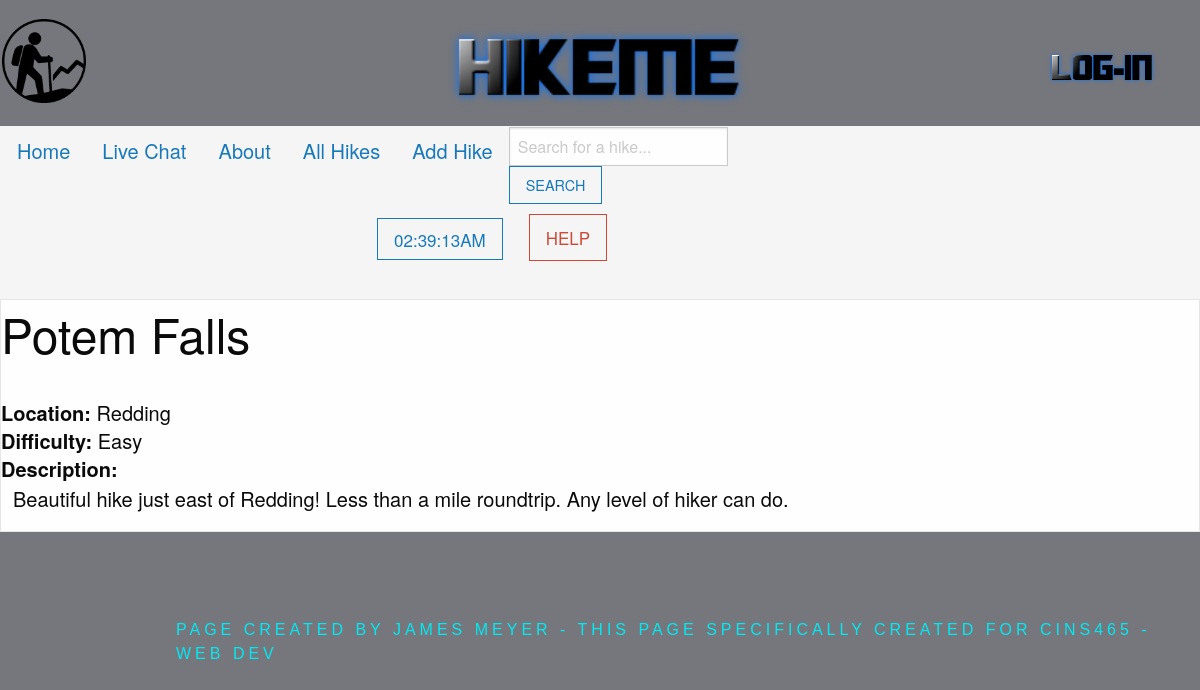
The app's page /show_hike/2 with its own data.
### myapp/models.py (models this page shows, shortened)
class HikeModel(models.Model):
 hike_name = models.CharField(max_length=50)
 hike_description = models.TextField(max_length=200, blank=True)
 hike_location = models.ForeignKey(Locations, blank=True, null=True, on_delete=models.CASCADE)
 hike_difficulty = models.CharField(default="hard",max_length=50, blank=True)
 hike_hikers = models.ManyToManyField(HikeMeUsers, blank = True)

class Locations(models.Model):
 location_name = models.CharField('Location Name', max_length=50)
 location_description = models.CharField(max_length=200, blank=True)
 def __str__(self):
    return self.location_name

### myapp/views.py (the view)
# urls.py: path('show_hike/<hike_id>', views.show_hikes, name = "show-hike"),
def show_hikes(request, hike_id):
  hike = HikeModel.objects.get(pk=hike_id)
  return render(request, "show_hike.html",{'hike':hike})

### myapp/templates/show_hike.html (shortened to what this page needs)
{% extends "base.html" %}
{% load static %}
{% block body %}
 <div >
  <div class = "card">
   <h1 style = "size:15px">{{ hike.hike_name }}</h1>
   <br/>
    <div class = "card-body">
      <h5 class = "card-title">
              <strong>Location:</strong> {{ hike.hike_location }}
              <br/>
              <strong>Difficulty: </strong> {{ hike.hike_difficulty }}<br/>
              <strong>Description: </strong>
              <p style = "margin-left: 1vw;">{{ hike.hike_description }}</p>
        </div>
  </div>
{% endblock %}
{% block footer %}
<div class="footer-box">
  <form>
    <a style = "margin-left: 13vw; margin-top:5vw" >
      Page created by James Meyer - This page specifically created for CINS465 - Web Dev
    </a>
  </form>
</div>
{% endblock %}

### myapp/templates/show_hike.html (style rules this page uses)
* { box-sizing: border-box; }
body { font-family: sans-serif; background:#75777c; }
.footer-box form a { position: relative; display: inline-block; padding: 10px 20px; color: #03e9f4; font-size: 16px; text-decoration: none; text-transform: uppercase; overflow: hidden; transition: .5s; margin-top: 40px; letter-spacing: 4px }

### records on screen
HikeModel: hike_name "Potem Falls", hike_location "Redding", hike_difficulty "Easy", hike_description "Beautiful hike just east of Redding! Less than a mile roundtrip. Any level of hiker can do."
